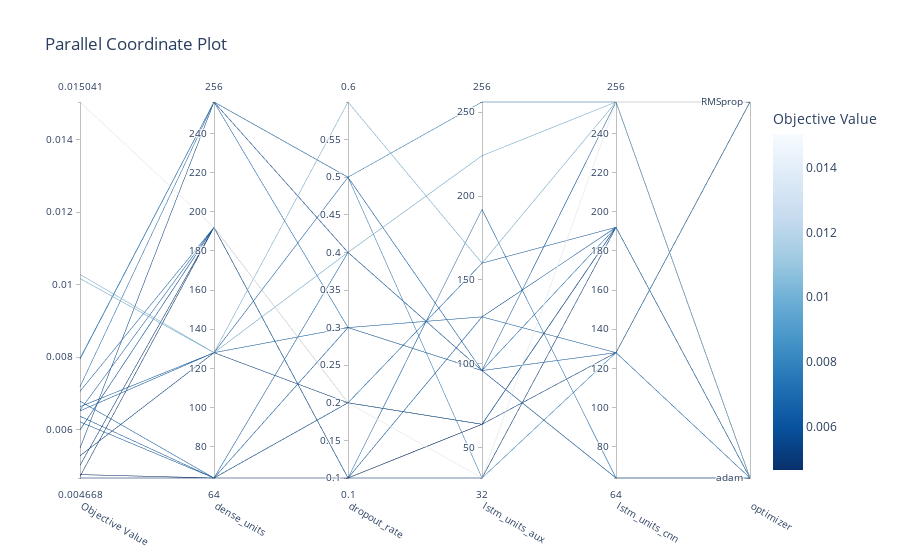

Notebook source saved alongside this figure:
### Code cell
# Graficar las coordenadas paralelas para ver las interacciones entre hiperparámetros
fig_parallel_coordinate = vis.plot_parallel_coordinate(study)
fig_parallel_coordinate.show()

### Figure 1 — Plotly figure (JSON) as saved in the notebook; plotly's stock layout.template omitted (floating-point values rounded to 4 significant figures)
{"data": [{"dimensions": [{"label": "Objective Value", "range": [0.004668, 0.01504], "values": [0.006519, 0.005492, 0.01017, 0.007187, 0.007968, 0.01029, 0.006635, 0.006217, 0.007948, 0.01504, 0.007059, 0.006789, 0.004668, 0.00471, 0.005019, 0.006372, 0.00654, 0.004762, 0.005281, 0.005994]}, {"label": "dense_units", "range": [64, 256], "values": [128, 256, 128, 256, 256, 128, 128, 64, 256, 192, 192, 64, 64, 192, 192, 64, 192, 64, 128, 192]}, {"label": "dropout_rate", "range": [0.1, 0.6], "values": [0.5, 0.4, 0.4, 0.3, 0.5, 0.6, 0.3, 0.3, 0.5, 0.2, 0.1, 0.4, 0.2, 0.1, 0.1, 0.2, 0.2, 0.1, 0.2, 0.1]}, {"label": "lstm_units_aux", "range": [32, 256], "values": [96, 96, 224, 96, 256, 160, 128, 96, 32, 32, 192, 96, 64, 64, 32, 64, 160, 64, 64, 128]}, {"label": "lstm_units_cnn", "range": [64, 256], "values": [128, 64, 256, 192, 256, 256, 128, 256, 128, 256, 64, 64, 192, 192, 192, 192, 192, 192, 128, 192]}, {"label": "optimizer", "range": [0, 1], "ticktext": ["adam", "RMSprop"], "tickvals": [0, 1], "values": [0, 0, 0, 0, 0, 1, 1, 0, 1, 1, 0, 0, 0, 0, 0, 0, 0, 0, 1, 0]}], "labelangle": 30, "labelside": "bottom", "line": {"color": [0.006519, 0.005492, 0.01017, 0.007187, 0.007968, 0.01029, 0.006635, 0.006217, 0.007948, 0.01504, 0.007059, 0.006789, 0.004668, 0.00471, 0.005019, 0.006372, 0.00654, 0.004762, 0.005281, 0.005994], "colorbar": {"title": {"text": "Objective Value"}}, "colorscale": [[0, "rgb(247,251,255)"], [0.125, "rgb(222,235,247)"], [0.25, "rgb(198,219,239)"], [0.375, "rgb(158,202,225)"], [0.5, "rgb(107,174,214)"], [0.625, "rgb(66,146,198)"], [0.75, "rgb(33,113,181)"], [0.875, "rgb(8,81,156)"], [1, "rgb(8,48,107)"]], "reversescale": true, "showscale": true}, "type": "parcoords"}], "layout": {"title": {"text": "Parallel Coordinate Plot"}}}
